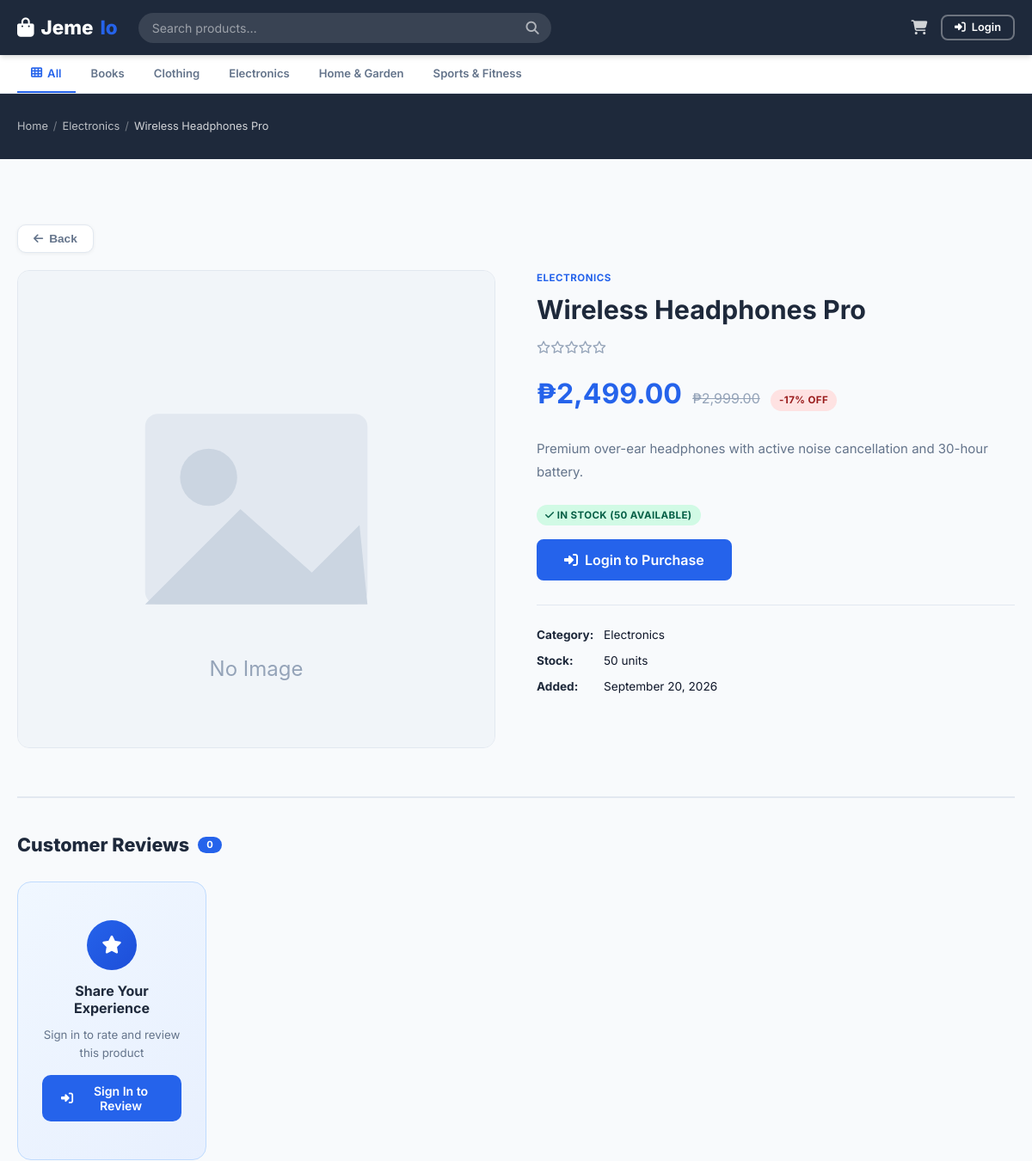
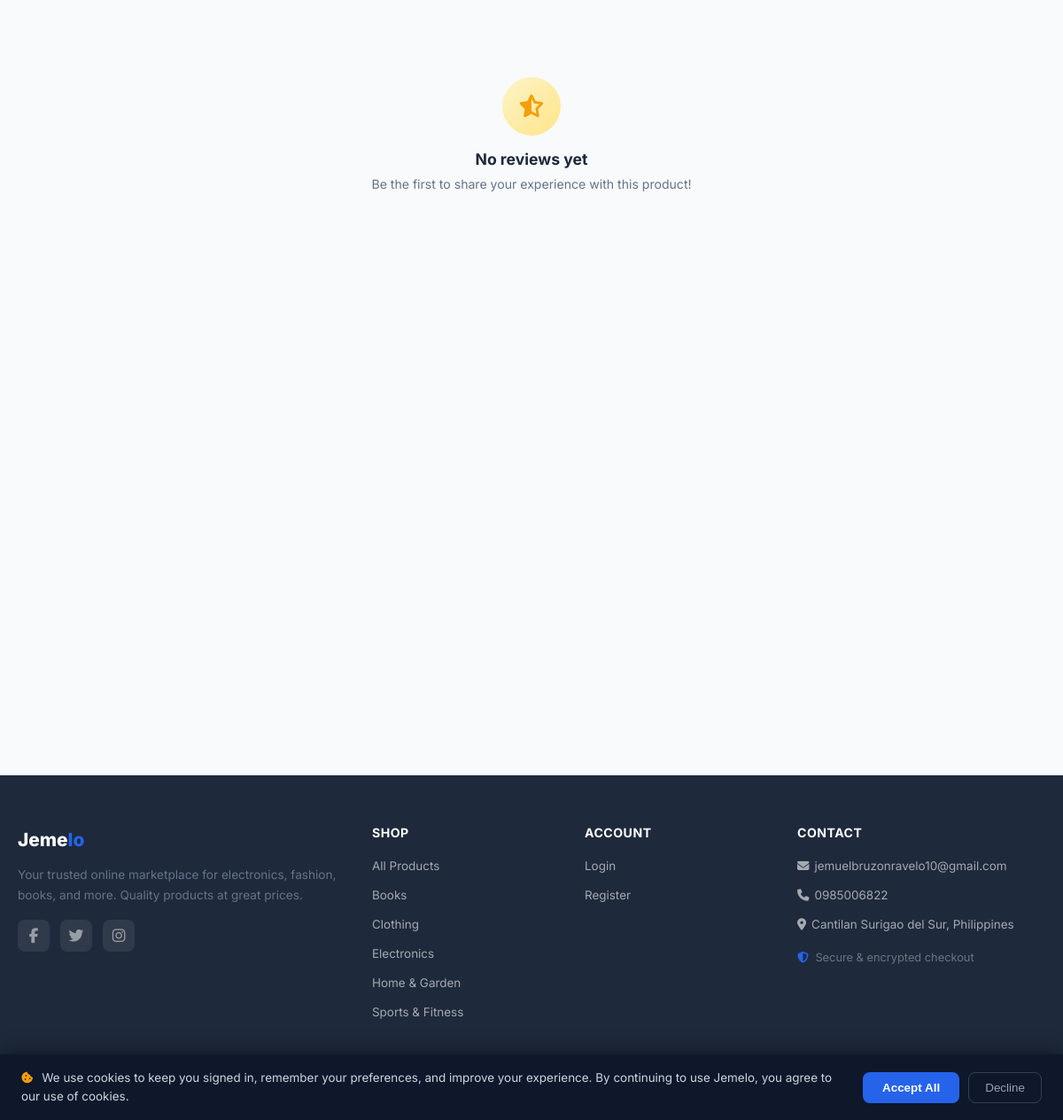
The page /customer/product.php?id=1 on the database its author committed (2 pictures, top to bottom).
### tables this page shows
CREATE TABLE categories (
    id          INT UNSIGNED  AUTO_INCREMENT PRIMARY KEY,
    name        VARCHAR(100)  NOT NULL UNIQUE,
    description TEXT,
    image       VARCHAR(255),
    status      ENUM('active','inactive') NOT NULL DEFAULT 'active',
    created_at  TIMESTAMP     DEFAULT CURRENT_TIMESTAMP
);

CREATE TABLE products (
    id           INT UNSIGNED   AUTO_INCREMENT PRIMARY KEY,
    category_id  INT UNSIGNED   DEFAULT NULL,
    name         VARCHAR(200)   NOT NULL,
    description  TEXT,
    price        DECIMAL(10,2)  NOT NULL,
    sale_price   DECIMAL(10,2)  DEFAULT NULL,
    stock        INT            NOT NULL DEFAULT 0,
    image        VARCHAR(255)   DEFAULT 'no-image.png',
    status       ENUM('active','inactive') NOT NULL DEFAULT 'active',
    featured     TINYINT(1)     NOT NULL DEFAULT 0,
    created_at   TIMESTAMP      DEFAULT CURRENT_TIMESTAMP,
    FOREIGN KEY (category_id) REFERENCES categories(id) ON DELETE SET NULL
);

### customer/product.php (the view, shortened to what the rows shown need)
<?php
require_once __DIR__ . '/../includes/auth.php';
$db = getDB();
$id = (int)($_GET['id'] ?? 0);
$st = $db->prepare("SELECT p.*, c.name AS category_name FROM products p LEFT JOIN categories c ON p.category_id=c.id WHERE p.id=? AND p.status='active'");
$st->execute([$id]);
$product = $st->fetch();
$sort = in_array($_GET['sort'] ?? '', ['highest','lowest']) ? $_GET['sort'] : 'newest';
$sort_sql = $sort === 'highest' ? 'r.rating DESC, r.created_at DESC'
          : ($sort === 'lowest'  ? 'r.rating ASC,  r.created_at DESC'
                                 : 'r.created_at DESC');
$rev_st = $db->prepare("SELECT r.*, u.name AS user_name, u.avatar FROM reviews r JOIN users u ON r.user_id=u.id WHERE r.product_id=? ORDER BY {$sort_sql}");
$rev_st->execute([$id]);
$reviews       = $rev_st->fetchAll();
$total_reviews = count($reviews);
$avg_rating    = $total_reviews ? array_sum(array_column($reviews,'rating')) / $total_reviews : 0;
$current_price = $product['sale_price'] ? (float)$product['sale_price'] : (float)$product['price'];
$is_sale       = !empty($product['sale_price']) && $product['sale_price'] < $product['price'];
require_once __DIR__ . '/../includes/header.php';
?>
<div class="page-header">
  <div class="container">
    <div class="breadcrumb">
      <a href="<?= SITE_URL ?>/customer/index.php">Home</a>
      <span>/</span>
      <a href="<?= SITE_URL ?>/customer/index.php?category=<?= $product['category_id'] ?>"><?= e($product['category_name'] ?? 'Products') ?></a>
      <span>/</span>
      <span style="color:rgba(255,255,255,.8)"><?= e($product['name']) ?></span>
    </div>
  </div>
</div>
<div class="product-detail">
  <div class="container">
    <div class="product-detail-grid">
      <div class="product-detail-info">
        <?php if ($product['category_name']): ?>
        <div class="product-category"><?= e($product['category_name']) ?></div>
        <?php endif; ?>
        <h1><?= e($product['name']) ?></h1>
        <div style="margin-bottom:12px">
          <?= star_rating($avg_rating, $total_reviews) ?>
        </div>
        <div class="detail-price">
          <span class="price-current"><?= currency($current_price) ?></span>
          <?php if ($is_sale): ?>
          <span class="price-original" style="margin-left:8px"><?= currency($product['price']) ?></span>
          <span class="badge badge-danger" style="margin-left:8px">
            -<?= round((1 - $product['sale_price'] / $product['price']) * 100) ?>% OFF
          </span>
          <?php endif; ?>
        </div>
        <?php if ($product['description']): ?>
        <p style="color:var(--text-muted);line-height:1.8;margin-bottom:24px"><?= nl2br(e($product['description'])) ?></p>
        <?php endif; ?>
        <?php
        $is_rider_view = is_logged_in() && ($_SESSION['user_role'] ?? '') === 'rider';
        ?>
        <?php if ($product['stock'] > 0): ?>
        <div style="margin-bottom:16px">
          <span class="badge badge-success"><i class="fas fa-check"></i> In Stock (<?= $product['stock'] ?> available)</span>
        </div>
        <?php if ($is_rider_view): ?>
        <div style="background:#fef9c3;border:1px solid #fde047;border-radius:8px;padding:12px 16px;margin-bottom:16px;font-size:.85rem;color:#854d0e;display:flex;align-items:center;gap:8px">
          <i class="fas fa-info-circle"></i>
          Browse only — riders cannot add items to cart.
        </div>
        <?php else: ?>
        <button onclick="document.getElementById('open-login-modal')?.click() || (window.location.href='<?= SITE_URL ?>/customer/index.php?modal=login')"
                class="btn btn-primary btn-lg">
          <i class="fas fa-sign-in-alt"></i> Login to Purchase
        </button>
        <?php endif; ?>
        <?php else: ?>
        <div class="badge badge-danger" style="font-size:.9rem;padding:8px 16px">Out of Stock</div>
        <?php endif; ?>
        <div class="product-meta">
          <span><strong>Category:</strong> <?= e($product['category_name'] ?? 'N/A') ?></span>
          <span><strong>Stock:</strong> <?= $product['stock'] ?> units</span>
          <span><strong>Added:</strong> <?= date('F j, Y', strtotime($product['created_at'])) ?></span>
        </div>
      </div>
    </div>
    <section id="reviews" class="rv-section">
      <div class="rv-head">
        <h2 class="rv-title">
          Customer Reviews
          <span class="rv-count-badge"><?= $total_reviews ?></span>
        </h2>
      </div>
    </section>
  </div>
</div>
<?php require_once __DIR__ . '/../includes/footer.php'; ?>

### includes/header.php (shortened to what the rows shown need)
<?php
require_once __DIR__ . '/../includes/functions.php';
?>
<!DOCTYPE html>
<html lang="en">
<head>
<link rel="stylesheet" href="https://cdnjs.cloudflare.com/ajax/libs/font-awesome/6.5.0/css/all.min.css">
<link rel="stylesheet" href="<?= SITE_URL ?>/assets/css/style.css">
</head>
<body>
<?php
$db_cats = getDB();
$cat_stmt = $db_cats->query("SELECT id, name FROM categories WHERE status='active' ORDER BY name");
$nav_categories = $cat_stmt->fetchAll();
$active_cat = $_GET['category'] ?? '';
?>
<div class="cat-nav">
  <div class="container">
    <div class="cat-nav-inner">
      <a href="<?= SITE_URL ?>/customer/index.php" class="cat-nav-link <?= $active_cat === '' ? 'active' : '' ?>">
        <i class="fas fa-th"></i> All
      </a>
      <?php foreach ($nav_categories as $c): ?>
      <a href="<?= SITE_URL ?>/customer/index.php?category=<?= $c['id'] ?>"
         class="cat-nav-link <?= $active_cat == $c['id'] ? 'active' : '' ?>">
        <?= e($c['name']) ?>
      </a>
      <?php endforeach; ?>
    </div>
  </div>
</div>

### includes/footer.php (shortened to what the rows shown need)
<footer class="footer">
  <div class="container">
    <div class="footer-grid">
      <div>
        <ul class="footer-links">
          <?php foreach (($nav_categories ?? []) as $c): ?>
          <li><a href="<?= SITE_URL ?>/customer/index.php?category=<?= $c['id'] ?>"><?= e($c['name']) ?></a></li>
          <?php endforeach; ?>
        </ul>
      </div>
    </div>
  </div>
</footer>
</body>
</html>

### rows shown on the page
categories: name "Books"
categories: name "Clothing"
categories: name "Electronics"
categories: name "Home & Garden"
categories: name "Sports & Fitness"
products: category.name "Electronics", name "Wireless Headphones Pro", category.name "ELECTRONICS", sale_price "₱2,499.00", price "₱2,999.00", (1 - $product['sale_price'] / $product['price']) * 100 "17", description "Premium over-ear headphones with active noise cancellation and 30-hour battery.", stock "50", created_at "September 20, 2026"

### other values the page prints
$total_reviews "0"
